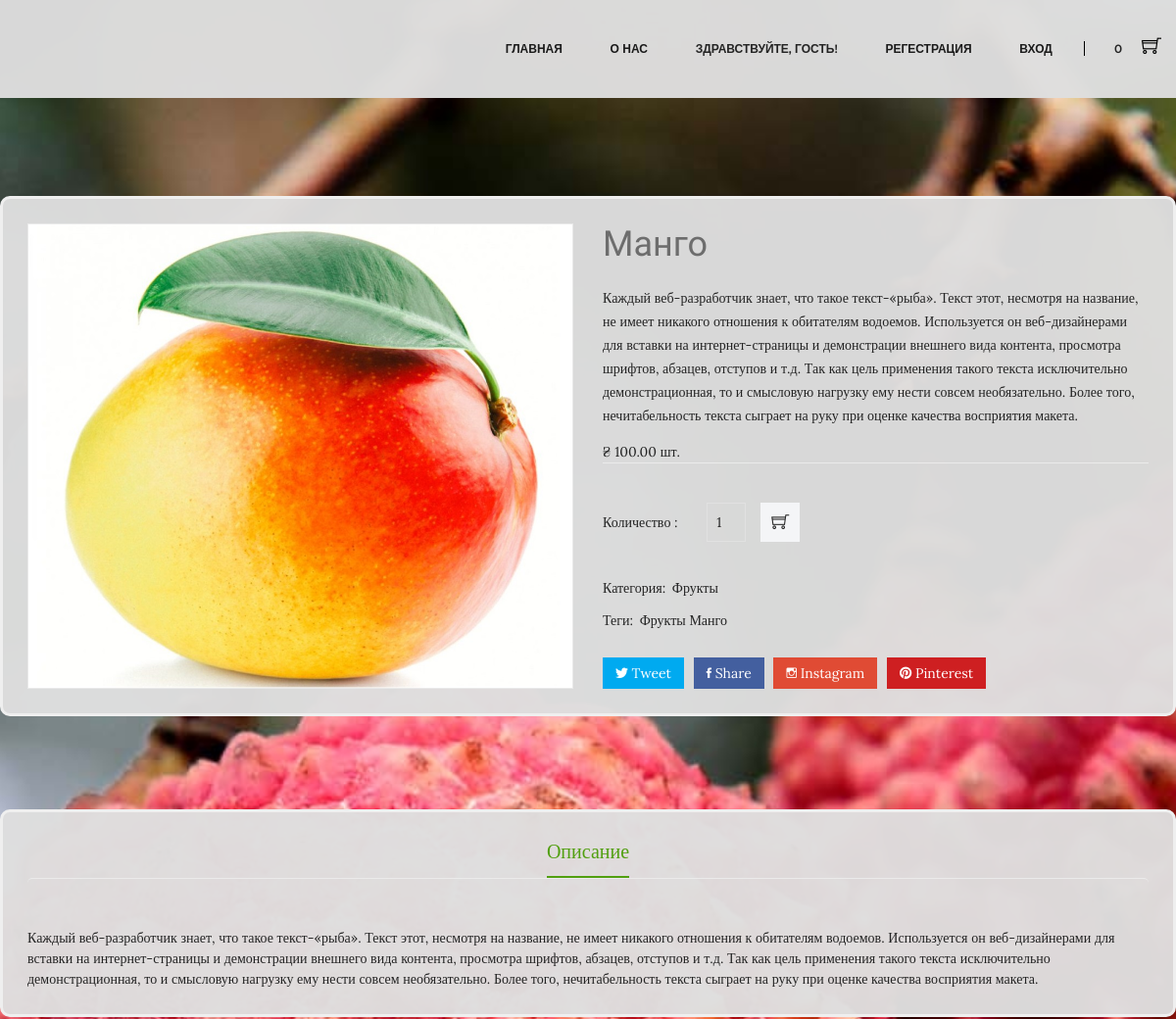
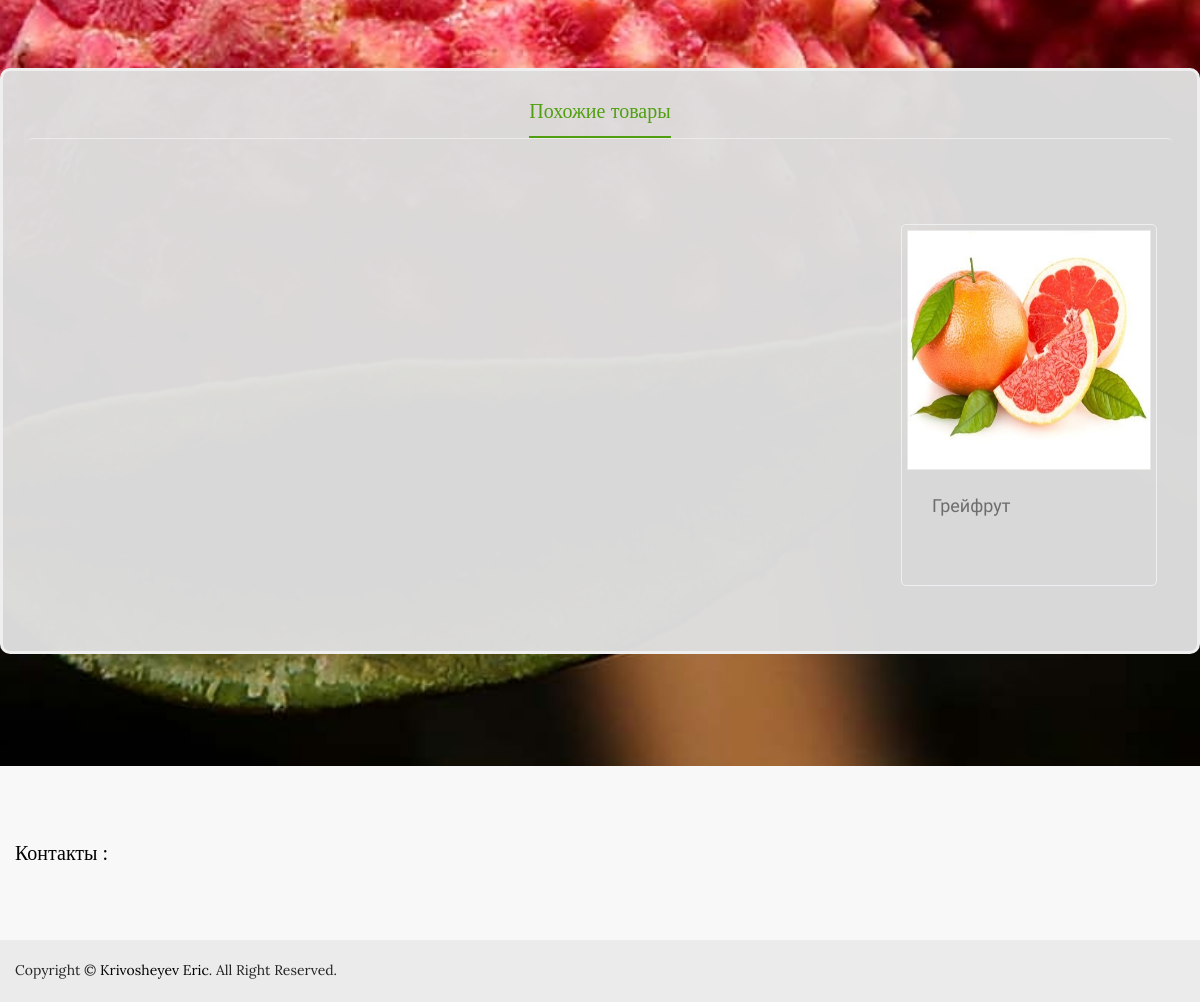
The page /product/mango/ on the database its author committed (2 pictures, top to bottom).
### main/models.py (models this page shows, shortened)
class Product(models.Model):
    category = models.ForeignKey('Category' , on_delete= models.DO_NOTHING )
    title = models.CharField(max_length=100)
    price = models.DecimalField(max_digits=9, decimal_places=2)
    slug = models.SlugField()
    description = models.TextField()
    image = models.ImageField(upload_to=image_folder)
    available = models.BooleanField(default=True)
    objects= ProductManager()
    def get_absolute_url(self):
        return reverse('product_detail',kwargs={'product_slug': self.slug})

class Category(models.Model):
    name = models.CharField(max_length=100)
    slug = models.SlugField(max_length=100)
    def __str__(self):
        return self.name

### main/views.py (the view)
# urls.py: path('product/<product_slug>/',product_view, name='product_detail'),
def product_view(request, product_slug):
    cart = try_session(request)
    product =Product.objects.get(slug=product_slug)
    products = Product.objects.all()
    c = count(cart)
    context = {
        'c': c,
        'product' : product,
        'categories': get_categories(),
        'products': products,
        'cart' : cart
    }
    return render(request,'product.html',context)

### main/models.py (called while the page is built)
    def all(self, *args, **kwargs):
        return super(ProductManager, self).get_queryset().filter(available=True)

### main/views.py (called while the page is built)
def min_price():
    products = Product.objects.all()
    min_price = products[0].price
    for product in products[1:]:
        if min_price > product.price:
            min_price = product.price
    return  float(min_price)

def max_price():
    products = Product.objects.all()
    max_price = products[0].price
    for product in products[1:]:
        if max_price < product.price:
            max_price = product.price
    return  float(max_price)

def check_len():
    len_of = len(Product.objects.all())
    return len_of

def default_check(request):
    request.session['check_qty'] = 20
    request.session['check_category'] = ['all']
    request.session['check_sort'] = 'default'
    request.session['check_price_min'] = round(min_price() + 0.5)
    request.session['check_price_max'] = round(max_price() + 0.5)
    request.session['check_list']= 1

def try_session (request):
    try:
        cart_id = request.session['cart_id']
        cart = Cart.objects.get(id=cart_id)
        request.session['total'] = cart.item.count()
        if not request.session['check_qty']:
            default_check(request)
        if not request.session['check_list']:
            request.session['check_list'] = check_len()
    except:
        cart = Cart()
        cart.save()
        cart_id = cart.id
        request.session['cart_id'] = cart_id
        default_check(request)
        request.session['check_len'] = check_len()
        cart = Cart.objects.get(id=cart_id)
    return cart

def get_categories():
    return Category.objects.all()

def count(cart) :
    total = 0
    for item_on_cart in cart.item.all():
        if int(item_on_cart.qty) :
            total += item_on_cart.qty
    return total

### main/templates/product.html (shortened to what this page needs)
{% extends 'wrapper.html' %}
{% load static %}
{% block content %}
        <div class="product-details pt-100 pb-95 ">
            <div class="container theme-bg product-cont">
                <div class="row">
                    <div class="col-lg-6 col-md-12 ">
                        <div class="product-details-img">
                            <img class="detait-img" src="{{ product.image.url }}"  alt=""/>
                        </div>
                    </div>
                    <div class="col-lg-6 col-md-12">
                        <div class="product-details-content">
                            <h4>{{ product.title }}</h4>
                        </div>
                            <br>
                            <p>{{ product.description }} </p>
                            <span>₴ {{ product.price }} шт.</span>
                            <div class="quality-add-to-cart">
                                <div class="quality">
                                    <label>Количество : </label>
                                    <input id="product-qty-{{ product.slug }}"  data-id="{{ item.id }}" type ="number" name="qty" value="1" min="1">
                                </div>
                                <div class="shop-list-cart-wishlist">
                                    <a title="Добавить в корзину" class="add_to_cart" data-slug = '{{ product.slug }}'>
                                        <i class="ti-shopping-cart"></i>
                                    </a>
                                </div>
                            </div>
                            <div class="pro-dec-categories">
                                <ul>
                                    <li class="categories-title">Категория:</li>
                                    <li><a href="#">{{ product.category }}</a></li>
                                </ul>
                            </div>
                            <div class="pro-dec-categories">
                                <ul>
                                    <li class="categories-title">Теги: </li>
                                    <li><a href="#"> {{ product.category }} </a></li>
                                    <li><a href="#"> {{ product.title }} </a></li>
                                </ul>
                            </div>
                            <div class="pro-dec-social">
                                <ul>
                                    <li><a class="tweet" href="#"><i class="ion-social-twitter"></i> Tweet</a></li>
                                    <li><a class="share" href="#"><i class="ion-social-facebook"></i> Share</a></li>
                                    <li><a class="google" href="#"><i class="ion-social-instagram-outline"></i> Instagram</a></li>
                                    <li><a class="pinterest" href="#"><i class="ion-social-pinterest"></i> Pinterest</a></li>
                                </ul>
                            </div>
                        </div>
                    </div>
                </div>
            </div>
<div class="description-review-area pb-70">
            <div class="container theme-bg product-cont">
                <div class="description-review-wrapper">
                    <div class="description-review-topbar nav text-center">
                        <a class="active" data-toggle="tab" href="#des-details1">Описание</a>
                    </div>
                    <div class="tab-content description-review-bottom">
                        <div id="des-details1" class="tab-pane active">
                            <div class="product-description-wrapper">
                                {{ product.description }}
                            </div>
                        </div>
                    </div>
                </div>
            </div>
        </div>
<div class="description-review-area pb-70">
            <div class="container theme-bg product-cont">
                <div class="description-review-wrapper">
                    <div class="description-review-topbar nav text-center">
                        <a class="active" data-toggle="tab" href="#des-details1">Похожие товары</a>
                    </div>
                    <div class="tab-content description-review-bottom">
                        <div  class="tab-pane active">
                            <div class="product-description-wrapper">
                                <div class="product-area pb-40 " >
                                    <div class="container" >
                                        <div class="featured-product-active hot-flower owl-carousel product-nav">
                                        {% for the_product in products %}
                                            {% if the_product.category == product.category and the_product.slug != product.slug %}
                                            <div class="product-wrapper">
                                                <div class="product-img">
                                                    <a href="{{  the_product.get_absolute_url }} ">
                                                        <img alt="" src="{{ the_product.image.url }}">
                                                    </a>
                                                    <div class="product-action">
                                                    </div>
                                                </div>
                                                <div class="product-content text-left">
                                                    <div class="product-hover-style">
                                                        <div class="product-title">
                                                            <h4>
                                                                <a href="{{ the_product.get_absolute_url }}">{{ the_product.title }}</a>
                                                            </h4>
                                                        </div>
                                                    </div>
                                                    <hr>
                                                </div>
                                            </div>
                                            {% endif %}
                                        {% endfor %}
                                        </div>
                                    </div>
                                </div>
                            </div>
                        </div>
                    </div>
                </div>
            </div>
        </div>
{% endblock content %}

### rows shown on the page
Product: image (picture), title "Манго", description "Каждый веб-разработчик знает, что такое текст-«рыба». Текст этот, несмотря на название, не имеет никакого отношения к обитателям водоемов. Используется он веб-дизайнерами для вставки на интернет-страницы и демонстрации внешнего вида контента, просмотра шрифтов, абзацев, отступов и т.д. Так как цель применения такого текста исключительно демонстрационная, то и смысловую нагрузку ему нести совсем необязательно. Более того, нечитабельность текста сыграет на руку при оценке качества восприятия макета.", price "100.00", category "Фрукты"
Product: image (picture), title "Грейфрут"

### other values the page prints
{{ c }} "0"
